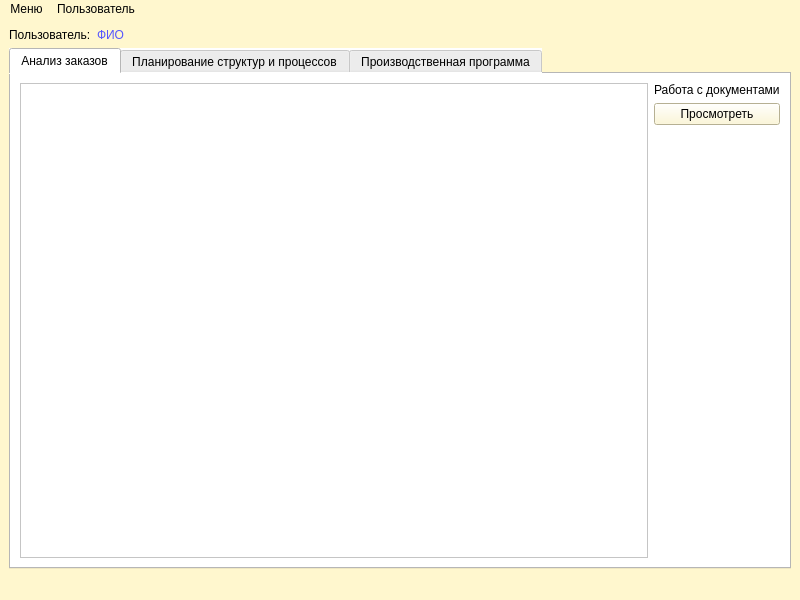
<?xml version="1.0" encoding="UTF-8"?>
<ui version="4.0">
 <class>CProductionWindow</class>
 <widget class="QMainWindow" name="CProductionWindow">
  <property name="geometry">
   <rect>
    <x>0</x>
    <y>0</y>
    <width>800</width>
    <height>600</height>
   </rect>
  </property>
  <property name="sizePolicy">
   <sizepolicy hsizetype="Preferred" vsizetype="Preferred">
    <horstretch>0</horstretch>
    <verstretch>0</verstretch>
   </sizepolicy>
  </property>
  <property name="windowTitle">
   <string>Производство</string>
  </property>
  <property name="styleSheet">
   <string notr="true">background-color: rgb(255, 247, 206);</string>
  </property>
  <widget class="QWidget" name="centralwidget">
   <layout class="QGridLayout" name="gridLayout">
    <item row="0" column="0">
     <widget class="QLabel" name="label_user">
      <property name="sizePolicy">
       <sizepolicy hsizetype="Fixed" vsizetype="Fixed">
        <horstretch>0</horstretch>
        <verstretch>0</verstretch>
       </sizepolicy>
      </property>
      <property name="text">
       <string>Пользователь:</string>
      </property>
     </widget>
    </item>
    <item row="0" column="1">
     <widget class="QLabel" name="user_name">
      <property name="styleSheet">
       <string notr="true">color: rgb(85, 85, 255);</string>
      </property>
      <property name="text">
       <string>ФИО</string>
      </property>
     </widget>
    </item>
    <item row="1" column="0" colspan="2">
     <layout class="QHBoxLayout" name="horizontalLayout_2">
      <item>
       <widget class="QTabWidget" name="work_space">
        <property name="enabled">
         <bool>true</bool>
        </property>
        <property name="styleSheet">
         <string notr="true">background-color: rgb(255, 255, 255);</string>
        </property>
        <property name="currentIndex">
         <number>0</number>
        </property>
        <widget class="QWidget" name="order_marker">
         <property name="enabled">
          <bool>true</bool>
         </property>
         <property name="styleSheet">
          <string notr="true"/>
         </property>
         <attribute name="title">
          <string>Анализ заказов</string>
         </attribute>
         <layout class="QGridLayout" name="gridLayout_2">
          <item row="0" column="0">
           <widget class="QTableView" name="order_table">
            <property name="sizePolicy">
             <sizepolicy hsizetype="Expanding" vsizetype="Expanding">
              <horstretch>0</horstretch>
              <verstretch>0</verstretch>
             </sizepolicy>
            </property>
            <property name="dragDropOverwriteMode">
             <bool>true</bool>
            </property>
            <property name="selectionMode">
             <enum>QAbstractItemView::ExtendedSelection</enum>
            </property>
            <property name="selectionBehavior">
             <enum>QAbstractItemView::SelectRows</enum>
            </property>
            <property name="showGrid">
             <bool>false</bool>
            </property>
            <property name="gridStyle">
             <enum>Qt::NoPen</enum>
            </property>
            <property name="sortingEnabled">
             <bool>false</bool>
            </property>
            <attribute name="horizontalHeaderCascadingSectionResizes">
             <bool>false</bool>
            </attribute>
            <attribute name="horizontalHeaderStretchLastSection">
             <bool>true</bool>
            </attribute>
            <attribute name="verticalHeaderVisible">
             <bool>false</bool>
            </attribute>
            <attribute name="verticalHeaderCascadingSectionResizes">
             <bool>true</bool>
            </attribute>
            <attribute name="verticalHeaderHighlightSections">
             <bool>false</bool>
            </attribute>
           </widget>
          </item>
          <item row="0" column="1">
           <layout class="QVBoxLayout" name="verticalLayout_3">
            <item>
             <widget class="QLabel" name="label_3">
              <property name="sizePolicy">
               <sizepolicy hsizetype="Fixed" vsizetype="Fixed">
                <horstretch>0</horstretch>
                <verstretch>0</verstretch>
               </sizepolicy>
              </property>
              <property name="text">
               <string>Работа с документами</string>
              </property>
             </widget>
            </item>
            <item>
             <widget class="QPushButton" name="review_document_3">
              <property name="styleSheet">
               <string notr="true">background-color: rgb(255, 247, 206);</string>
              </property>
              <property name="text">
               <string>Просмотреть</string>
              </property>
             </widget>
            </item>
            <item>
             <spacer name="verticalSpacer_3">
              <property name="orientation">
               <enum>Qt::Vertical</enum>
              </property>
              <property name="sizeHint" stdset="0">
               <size>
                <width>20</width>
                <height>40</height>
               </size>
              </property>
             </spacer>
            </item>
           </layout>
          </item>
         </layout>
        </widget>
        <widget class="QWidget" name="struct_process_marker">
         <attribute name="title">
          <string>Планирование структур и процессов</string>
         </attribute>
         <layout class="QHBoxLayout" name="horizontalLayout">
          <item>
           <layout class="QHBoxLayout" name="horizontalLayout_3">
            <item>
             <widget class="QTableView" name="power_table">
              <property name="sizePolicy">
               <sizepolicy hsizetype="Expanding" vsizetype="Expanding">
                <horstretch>0</horstretch>
                <verstretch>0</verstretch>
               </sizepolicy>
              </property>
              <attribute name="horizontalHeaderCascadingSectionResizes">
               <bool>true</bool>
              </attribute>
              <attribute name="horizontalHeaderStretchLastSection">
               <bool>true</bool>
              </attribute>
              <attribute name="verticalHeaderVisible">
               <bool>false</bool>
              </attribute>
             </widget>
            </item>
           </layout>
          </item>
          <item>
           <layout class="QVBoxLayout" name="verticalLayout">
            <item>
             <widget class="QLabel" name="label">
              <property name="sizePolicy">
               <sizepolicy hsizetype="Fixed" vsizetype="Fixed">
                <horstretch>0</horstretch>
                <verstretch>0</verstretch>
               </sizepolicy>
              </property>
              <property name="text">
               <string>Работа с документами</string>
              </property>
             </widget>
            </item>
            <item>
             <widget class="QPushButton" name="create_document">
              <property name="styleSheet">
               <string notr="true">background-color: rgb(255, 247, 206);</string>
              </property>
              <property name="text">
               <string>Создать</string>
              </property>
             </widget>
            </item>
            <item>
             <widget class="QPushButton" name="review_document">
              <property name="styleSheet">
               <string notr="true">background-color: rgb(255, 247, 206);</string>
              </property>
              <property name="text">
               <string>Просмотреть</string>
              </property>
             </widget>
            </item>
            <item>
             <widget class="QPushButton" name="reduct_document">
              <property name="styleSheet">
               <string notr="true">background-color: rgb(255, 247, 206);</string>
              </property>
              <property name="text">
               <string>Редактировать</string>
              </property>
             </widget>
            </item>
            <item>
             <widget class="QPushButton" name="sign_document">
              <property name="styleSheet">
               <string notr="true">background-color: rgb(255, 247, 206);</string>
              </property>
              <property name="text">
               <string>Подписать</string>
              </property>
             </widget>
            </item>
            <item>
             <widget class="Line" name="line">
              <property name="orientation">
               <enum>Qt::Horizontal</enum>
              </property>
             </widget>
            </item>
            <item>
             <widget class="QPushButton" name="delete_document">
              <property name="styleSheet">
               <string notr="true">background-color: rgb(255, 247, 206);</string>
              </property>
              <property name="text">
               <string>Удалить</string>
              </property>
             </widget>
            </item>
            <item>
             <spacer name="verticalSpacer">
              <property name="orientation">
               <enum>Qt::Vertical</enum>
              </property>
              <property name="sizeHint" stdset="0">
               <size>
                <width>20</width>
                <height>40</height>
               </size>
              </property>
             </spacer>
            </item>
           </layout>
          </item>
         </layout>
        </widget>
        <widget class="QWidget" name="production_program_marker">
         <attribute name="title">
          <string>Производственная программа</string>
         </attribute>
         <layout class="QGridLayout" name="gridLayout_4">
          <item row="0" column="0">
           <widget class="QToolBox" name="toolbox_production_program">
            <property name="sizePolicy">
             <sizepolicy hsizetype="Expanding" vsizetype="Fixed">
              <horstretch>0</horstretch>
              <verstretch>0</verstretch>
             </sizepolicy>
            </property>
            <property name="maximumSize">
             <size>
              <width>180</width>
              <height>16777215</height>
             </size>
            </property>
            <property name="styleSheet">
             <string notr="true">border-color: rgb(255, 170, 127);
background-color: rgb(255, 247, 206);</string>
            </property>
            <property name="currentIndex">
             <number>2</number>
            </property>
            <widget class="QWidget" name="production_costs_page">
             <property name="geometry">
              <rect>
               <x>0</x>
               <y>0</y>
               <width>100</width>
               <height>30</height>
              </rect>
             </property>
             <attribute name="label">
              <string>Затраты на производство</string>
             </attribute>
            </widget>
            <widget class="QWidget" name="purchase_page">
             <property name="geometry">
              <rect>
               <x>0</x>
               <y>0</y>
               <width>100</width>
               <height>30</height>
              </rect>
             </property>
             <attribute name="label">
              <string>Закупка</string>
             </attribute>
            </widget>
            <widget class="QWidget" name="logistics_page">
             <property name="geometry">
              <rect>
               <x>0</x>
               <y>0</y>
               <width>180</width>
               <height>69</height>
              </rect>
             </property>
             <attribute name="label">
              <string>Логистика</string>
             </attribute>
            </widget>
            <widget class="QWidget" name="salary_page">
             <property name="geometry">
              <rect>
               <x>0</x>
               <y>0</y>
               <width>100</width>
               <height>30</height>
              </rect>
             </property>
             <attribute name="label">
              <string>З/п сотрудникам</string>
             </attribute>
            </widget>
            <widget class="QWidget" name="force_majeure_page">
             <property name="geometry">
              <rect>
               <x>0</x>
               <y>0</y>
               <width>100</width>
               <height>30</height>
              </rect>
             </property>
             <attribute name="label">
              <string>Форс-мажорные обстоятельства</string>
             </attribute>
            </widget>
           </widget>
          </item>
          <item row="0" column="2">
           <layout class="QVBoxLayout" name="verticalLayout_2">
            <item>
             <widget class="QLabel" name="label_2">
              <property name="sizePolicy">
               <sizepolicy hsizetype="Fixed" vsizetype="Fixed">
                <horstretch>0</horstretch>
                <verstretch>0</verstretch>
               </sizepolicy>
              </property>
              <property name="text">
               <string>Работа с документами</string>
              </property>
             </widget>
            </item>
            <item>
             <widget class="QPushButton" name="create_document_2">
              <property name="styleSheet">
               <string notr="true">background-color: rgb(255, 247, 206);</string>
              </property>
              <property name="text">
               <string>Создать</string>
              </property>
             </widget>
            </item>
            <item>
             <widget class="QPushButton" name="review_document_2">
              <property name="styleSheet">
               <string notr="true">background-color: rgb(255, 247, 206);</string>
              </property>
              <property name="text">
               <string>Просмотреть</string>
              </property>
             </widget>
            </item>
            <item>
             <widget class="QPushButton" name="reduct_document_2">
              <property name="styleSheet">
               <string notr="true">background-color: rgb(255, 247, 206);</string>
              </property>
              <property name="text">
               <string>Редактировать</string>
              </property>
             </widget>
            </item>
            <item>
             <widget class="QPushButton" name="sign_document_2">
              <property name="styleSheet">
               <string notr="true">background-color: rgb(255, 247, 206);</string>
              </property>
              <property name="text">
               <string>Подписать</string>
              </property>
             </widget>
            </item>
            <item>
             <widget class="Line" name="line_2">
              <property name="orientation">
               <enum>Qt::Horizontal</enum>
              </property>
             </widget>
            </item>
            <item>
             <widget class="QPushButton" name="delete_document_2">
              <property name="styleSheet">
               <string notr="true">background-color: rgb(255, 247, 206);</string>
              </property>
              <property name="text">
               <string>Удалить</string>
              </property>
             </widget>
            </item>
            <item>
             <spacer name="verticalSpacer_2">
              <property name="orientation">
               <enum>Qt::Vertical</enum>
              </property>
              <property name="sizeHint" stdset="0">
               <size>
                <width>20</width>
                <height>40</height>
               </size>
              </property>
             </spacer>
            </item>
           </layout>
          </item>
          <item row="0" column="1">
           <widget class="QTableView" name="account_table">
            <attribute name="horizontalHeaderStretchLastSection">
             <bool>true</bool>
            </attribute>
            <attribute name="verticalHeaderVisible">
             <bool>false</bool>
            </attribute>
           </widget>
          </item>
         </layout>
        </widget>
       </widget>
      </item>
     </layout>
    </item>
   </layout>
  </widget>
  <widget class="QMenuBar" name="menubar">
   <property name="geometry">
    <rect>
     <x>0</x>
     <y>0</y>
     <width>800</width>
     <height>21</height>
    </rect>
   </property>
   <widget class="QMenu" name="menu">
    <property name="styleSheet">
     <string notr="true">selection-color: rgb(85, 0, 255);</string>
    </property>
    <property name="title">
     <string>Меню</string>
    </property>
    <addaction name="main_menu"/>
    <addaction name="save"/>
    <addaction name="save_all"/>
    <addaction name="separator"/>
    <addaction name="close_program"/>
   </widget>
   <widget class="QMenu" name="menu_user">
    <property name="styleSheet">
     <string notr="true">selection-color: rgb(85, 0, 255);</string>
    </property>
    <property name="title">
     <string>Пользователь</string>
    </property>
    <addaction name="change_user"/>
    <addaction name="show_user_data"/>
   </widget>
   <addaction name="menu"/>
   <addaction name="menu_user"/>
  </widget>
  <widget class="QStatusBar" name="statusbar"/>
  <action name="main_menu">
   <property name="checkable">
    <bool>false</bool>
   </property>
   <property name="text">
    <string>Главное меню</string>
   </property>
   <property name="shortcut">
    <string>Ctrl+M</string>
   </property>
  </action>
  <action name="action_2">
   <property name="text">
    <string>Сменить пользователя</string>
   </property>
  </action>
  <action name="close_program">
   <property name="text">
    <string>Выход</string>
   </property>
   <property name="shortcut">
    <string>Ctrl+Q</string>
   </property>
  </action>
  <action name="change_user">
   <property name="text">
    <string>Сменить пользователя</string>
   </property>
  </action>
  <action name="show_user_data">
   <property name="text">
    <string>Просмотр данных о пользователе</string>
   </property>
  </action>
  <action name="save">
   <property name="text">
    <string>Сохранить страницу</string>
   </property>
   <property name="shortcut">
    <string>Ctrl+S</string>
   </property>
  </action>
  <action name="save_all">
   <property name="text">
    <string>Сохранить все</string>
   </property>
   <property name="shortcut">
    <string>Ctrl+Shift+S</string>
   </property>
  </action>
 </widget>
 <resources/>
 <connections/>
</ui>
